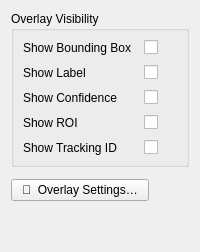
         <widget class="QWidget" name="tab_overlay">
          <attribute name="title">
           <string>Overlay</string>
          </attribute>
          <layout class="QVBoxLayout" name="layout_tab_overlay">
           <property name="spacing">
            <number>12</number>
           </property>
           <property name="contentsMargins" stdset="0">
            <number>12</number>
           </property>
           <item>
            <widget class="QGroupBox" name="group_overlay">
             <property name="title">
              <string>Overlay Visibility</string>
             </property>
             <layout class="QFormLayout" name="form_overlay">
              <property name="labelAlignment">
               <set>Qt::AlignLeading</set>
              </property>
              <property name="horizontalSpacing">
               <number>12</number>
              </property>
              <property name="verticalSpacing">
               <number>10</number>
              </property>
              <property name="contentsMargins" stdset="0">
               <number>12</number>
              </property>
              <item row="0" column="0">
               <widget class="QLabel" name="lbl_show_bbox">
                <property name="text">
                 <string>Show Bounding Box</string>
                </property>
               </widget>
              </item>
              <item row="0" column="1">
               <widget class="QCheckBox" name="check_show_bbox">
                <property name="text">
                 <string/>
                </property>
               </widget>
              </item>
              <item row="1" column="0">
               <widget class="QLabel" name="lbl_show_label">
                <property name="text">
                 <string>Show Label</string>
                </property>
               </widget>
              </item>
              <item row="1" column="1">
               <widget class="QCheckBox" name="check_show_label">
                <property name="text">
                 <string/>
                </property>
               </widget>
              </item>
              <item row="2" column="0">
               <widget class="QLabel" name="lbl_show_confidence">
                <property name="text">
                 <string>Show Confidence</string>
                </property>
               </widget>
              </item>
              <item row="2" column="1">
               <widget class="QCheckBox" name="check_show_confidence">
                <property name="text">
                 <string/>
                </property>
               </widget>
              </item>
              <item row="3" column="0">
               <widget class="QLabel" name="lbl_show_roi">
                <property name="text">
                 <string>Show ROI</string>
                </property>
               </widget>
              </item>
              <item row="3" column="1">
               <widget class="QCheckBox" name="check_show_roi">
                <property name="text">
                 <string/>
                </property>
               </widget>
              </item>
              <item row="4" column="0">
               <widget class="QLabel" name="lbl_show_tracking_id">
                <property name="text">
                 <string>Show Tracking ID</string>
                </property>
               </widget>
              </item>
              <item row="4" column="1">
               <widget class="QCheckBox" name="check_show_tracking_id">
                <property name="text">
                 <string/>
                </property>
               </widget>
              </item>
             </layout>
            </widget>
           </item>
           <item>
            <layout class="QHBoxLayout" name="layout_overlay_btn">
             <item>
              <widget class="QPushButton" name="btn_open_overlay_settings">
               <property name="text">
                <string>🎨  Overlay Settings…</string>
               </property>
              </widget>
             </item>
             <item>
              <spacer>
               <property name="orientation">
                <enum>Qt::Vertical</enum>
               </property>
               <property name="sizeHint" stdset="0">
                <size>
                 <width>40</width>
                 <height>20</height>
                </size>
               </property>
              </spacer>
             </item>
            </layout>
           </item>
           <item>
            <spacer>
             <property name="orientation">
              <enum>Qt::Vertical</enum>
             </property>
             <property name="sizeHint" stdset="0">
              <size>
               <width>20</width>
               <height>40</height>
              </size>
             </property>
            </spacer>
           </item>
          </layout>
         </widget>
